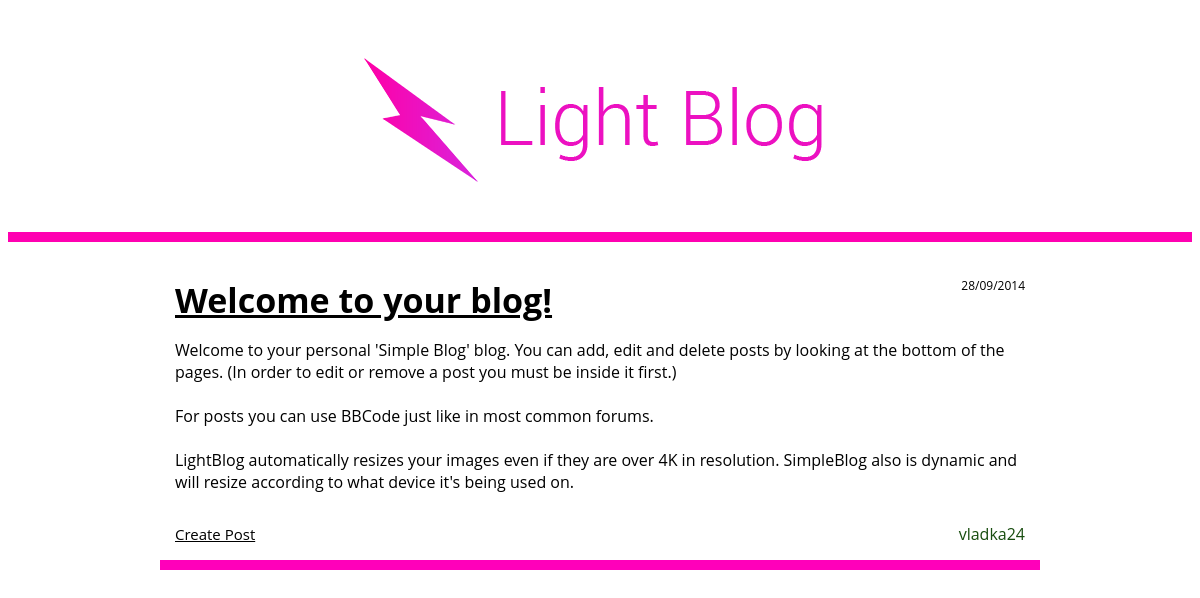
The page / on the database its author committed.
### tables this page shows
CREATE TABLE IF NOT EXISTS `posts` (
`id` int(11) NOT NULL,
  `title` text NOT NULL,
  `content` text NOT NULL,
  `postdate` text NOT NULL,
  `author` text NOT NULL
);

### assets/config/get.php (the view, shortened to what this page needs)
<?php
require_once('nbbc.php');
class get{
	function getPosts(){
		try {
			$config = new CConfig();
			$bb = new bbcode();
			$conn = new PDO('mysql:host=' . $config::$DBServer . ';dbname=' . $config::$DBName . ';charset=utf8', $config::$DBUser, $config::$DBPass);
			$stmt = $conn->query('SELECT * FROM posts ORDER by id DESC');
			while($row = $stmt->fetch(PDO::FETCH_ASSOC)) {
				echo '<div class="postBox">
					<div class="postHeader">
						<a class="postTitle" href=' . 'viewpost.php?id=' . $row['id'] . '>' . $row['title'] . '</a>
						<span class="postDate">' . $row['postdate'] . '</span>
					</div>
					<div class="postContent"><p>' . nl2br($bb->Parse($row['content'])) . '</p></div>
					<div class="postFooter">
						<a href="createpost.php"><span class="editPostButton">Create Post</span></a>
						<span class="postAuthor">' . $row['author'] . '</span>
					</div>
				</div>';
			}
		} catch(PDOException $ex) {
			echo "An error occurred!";
		}
	}
}
?>

### index.php (shortened to what this page needs)
<?php
require_once('assets/config/config.php');
require_once('assets/config/get.php');
$config = new CConfig();
$get = new get();
?>
<!DOCTYPE html>
<html lang="en">
<head>
	<link href=<?php echo '"' . $config::$baseurl . 'assets/themes/' . $config::$theme . '/style.css' . '"'; ?> rel="stylesheet" media="screen">
</head>
<body>
	<div class="header">
		<a href=<?php echo '"' . $config::$baseurl . '"'; ?> >
			<img class="logo" src=<?php echo '"' . $config::$baseurl . 'assets/themes/' . $config::$theme . '/images/logo.png' . '"'; ?> >
		</a>
	</div>
	<div class="content">
		<?php $get->getPosts(); ?>
		<br>
	</div>
</body>
</html>

### assets/config/nbbc.php (shortened to what this page needs)
<?php
class BBCodeLexer {
var $token;
var $state;
var $input;
var $ptr;
var $unget;
var $verbatim;
function BBCodeLexer($string, $tagmarker = '[') {
$regex_beginmarkers = Array( '[' => '\[', '<' => '<', '{' => '\{', '(' => '\(' );
$regex_endmarkers = Array( '[' => '\]', '<' => '>', '{' => '\}', '(' => '\)' );
$endmarkers = Array( '[' => ']', '<' => '>', '{' => '}', '(' => ')' );
$e = $regex_endmarkers[$tagmarker];
$b = $regex_beginmarkers[$tagmarker];
$this->pat_main = "/( "
. "{$b}"
. "(?! -- | ' | !-- | {$b}{$b} )"
. "(?: [^\\n\\r{$b}{$e}] | \\\" [^\\\"\\n\\r]* \\\" | \\' [^\\'\\n\\r]* \\' )*"
. "{$e}"
. "| {$b}{$b} (?: [^{$e}\\r\\n] | {$e}[^{$e}\\r\\n] )* {$e}{$e}"
. "| {$b} (?: -- | ' ) (?: [^{$e}\\n\\r]* ) {$e}"
. "| {$b}!-- (?: [^-] | -[^-] | --[^{$e}] )* --{$e}"
. "| -----+"
. "| \\x0D\\x0A | \\x0A\\x0D | \\x0D | \\x0A"
. "| [\\x00-\\x09\\x0B-\\x0C\\x0E-\\x20]+(?=[\\x0D\\x0A{$b}]|-----|$)"
. "| (?<=[\\x0D\\x0A{$e}]|-----|^)[\\x00-\\x09\\x0B-\\x0C\\x0E-\\x20]+"
. " )/Dx";
$this->input = preg_split($this->pat_main, $string, -1, PREG_SPLIT_DELIM_CAPTURE);
$this->ptr = 0;
$this->unget = false;
$this->state = BBCODE_LEXSTATE_TEXT;
$this->verbatim = false;
$this->token = BBCODE_EOI;
}
function NextToken() {
if ($this->unget) {
$this->unget = false;
return $this->token;
}
while (true) {
if ($this->ptr >= count($this->input)) {
return $this->token = BBCODE_EOI;
}
$this->text = preg_replace("/[\\x00-\\x08\\x0B-\\x0C\\x0E-\\x1F]/", "",
$this->input[$this->ptr++]);
if ($this->verbatim) {
$this->tag = false;
if ($this->state == BBCODE_LEXSTATE_TEXT) {
$this->state = BBCODE_LEXSTATE_TAG;
$token_type = BBCODE_TEXT;
}
else {
$this->state = BBCODE_LEXSTATE_TEXT;
switch (ord(substr($this->text, 0, 1))) {
case 10:
case 13:
$token_type = BBCODE_NL;
break;
default:
$token_type = BBCODE_WS;
break;
case 45:
case 40:
case 60:
case 91:
case 123:
$token_type = BBCODE_TEXT;
break;
}
}
if (strlen($this->text) > 0)
return $this->token = $token_type;
}
else if ($this->state == BBCODE_LEXSTATE_TEXT) {
$this->state = BBCODE_LEXSTATE_TAG;
if (strlen($this->text) > 0)
return $this->token = BBCODE_TEXT;
}
else {
switch (ord(substr($this->text, 0, 1))) {
case 10:
case 13:
$this->state = BBCODE_LEXSTATE_TEXT;
return $this->token = BBCODE_NL;
default:
$this->state = BBCODE_LEXSTATE_TEXT;
return $this->token = BBCODE_WS;
}
}
}
}
function UngetToken() {
if ($this->token !== BBCODE_EOI)
$this->unget = true;
}
}
class BBCode {
var $current_class;
var $root_class;
var $allow_ampersand;
var $tag_marker;
var $ignore_newlines;
var $plain_mode;
var $detect_urls;
var $output_limit;
var $smileys;
var $smiley_regex;
var $enable_smileys;
var $debug;
function BBCode() {
$this->defaults = new BBCodeLibrary;
$this->smileys = $this->defaults->default_smileys;
$this->enable_smileys = true;
$this->smiley_regex = false;
$this->pre_trim = "";
$this->root_class = 'block';
$this->tag_marker = '[';
$this->current_class = $this->root_class;
$this->debug = false;
$this->ignore_newlines = false;
$this->output_limit = 0;
$this->plain_mode = false;
$this->detect_urls = false;
}
function GetDefaultWikiURL() { return '/?page='; }
function GetDefaultLocalImgDir() { return "img"; }
function GetDefaultLocalImgURL() { return "img"; }
function GetDefaultRuleHTML() { return "\n<hr class=\"bbcode_rule\" />\n"; }
function GetDefaultSmileyDir() { return "smileys"; }
function GetDefaultSmileyURL() { return "smileys"; }
function HTMLEncode($string) {
if (!$this->allow_ampersand)
return htmlspecialchars($string);
else return str_replace(Array('<', '>', '"'),
Array('&lt;', '&gt;', '&quot;'), $string);
}
function FixupOutput($string) {
if (!$this->detect_urls) {
$output = $this->Internal_ProcessSmileys($string);
}
return $output;
}
function Internal_ProcessSmileys($string) {
if (!$this->enable_smileys || $this->plain_mode) {
$output = $this->HTMLEncode($string);
}
else {
$tokens = preg_split($this->smiley_regex, $string, -1, PREG_SPLIT_DELIM_CAPTURE);
if (count($tokens) <= 1) {
$output = $this->HTMLEncode($string);
}
}
return $output;
}
function Internal_RebuildSmileys() {
$regex = Array("/(?<![\\w])(");
$first = true;
foreach ($this->smileys as $code => $filename) {
if (!$first) $regex[] = "|";
$regex[] = preg_quote("$code", '/');
$first = false;
}
$regex[] = ")(?![\\w])/";
$this->smiley_regex = implode("", $regex);
}
function Internal_CollectTextReverse($array, $start = 0, $end = 0) {
for ($start = intval($start); $start >= $end; $start--)
print $array[$start][BBCODE_STACK_TEXT];
$output = ob_get_contents();
return $output;
}
function Internal_GenerateOutput($pos) {
$output = Array();
while (count($this->stack) > $pos) {
$token = array_pop($this->stack);
if ($token[BBCODE_STACK_TOKEN] != BBCODE_TAG) {
$output[] = $token;
}
}
return $output;
}
function Internal_ComputeCurrentClass() {
if (count($this->stack) > 0)
$this->current_class = $this->stack[count($this->stack)-1][BBCODE_STACK_CLASS];
else $this->current_class = $this->root_class;
}
function Internal_CleanupWSByPoppingStack($pattern, &$array) {
$oldlen = count($array);
}
function Internal_CleanupWSByEatingInput($pattern) {
foreach (str_split($pattern) as $char) {
switch ($char) {
case 's':
$token_type = $this->lexer->NextToken();
$this->lexer->UngetToken();
break;
}
}
}
function Parse($string) {
$this->lexer = new BBCodeLexer($string, $this->tag_marker);
$this->lexer->debug = $this->debug;
$old_output_limit = $this->output_limit;
$this->stack = Array();
$this->text_length = 0;
$newline = $this->plain_mode ? "\n" : "<br />\n";
while (true) {
if (($token_type = $this->lexer->NextToken()) == BBCODE_EOI) {
break;
}
switch ($token_type) {
case BBCODE_TEXT:
$this->text_length += strlen($this->lexer->text);
$this->stack[] = Array(
BBCODE_STACK_TOKEN => BBCODE_TEXT,
BBCODE_STACK_TEXT => $this->FixupOutput($this->lexer->text),
BBCODE_STACK_TAG => false,
BBCODE_STACK_CLASS => $this->current_class,
);
break;
case BBCODE_WS:
$this->text_length += strlen($this->lexer->text);
$this->stack[] = Array(
BBCODE_STACK_TOKEN => BBCODE_WS,
BBCODE_STACK_TEXT => $this->lexer->text,
BBCODE_STACK_TAG => false,
BBCODE_STACK_CLASS => $this->current_class,
);
break;
case BBCODE_NL:
if ($this->ignore_newlines) {
if ($this->output_limit > 0
&& $this->text_length + 1 >= $this->output_limit) {
$this->Internal_DoLimit();
break 2;
}
$this->text_length += 1;
$this->stack[] = Array(
BBCODE_STACK_TOKEN => BBCODE_WS,
BBCODE_STACK_TEXT => "\n",
BBCODE_STACK_TAG => false,
BBCODE_STACK_CLASS => $this->current_class,
);
}
else {
$this->Internal_CleanupWSByPoppingStack("s", $this->stack);
$this->text_length += 1;
$this->stack[] = Array(
BBCODE_STACK_TOKEN => BBCODE_NL,
BBCODE_STACK_TEXT => $newline,
BBCODE_STACK_TAG => false,
BBCODE_STACK_CLASS => $this->current_class,
);
}
break;
}
}
$result = $this->Internal_GenerateOutput(0);
$result = $this->Internal_CollectTextReverse($result, count($result) - 1);
$this->output_limit = $old_output_limit;
return $result;
}
}

### assets/themes/default/style.css (style rules this page uses)
body { font-family: 'Open Sans',sans-serif; text-shadow: rgba(0,0,0,.01) 0 0 1px; background-color:white; }
a { color: #000; }
.editPostButton { color: block; float: left; text-decoration: underline; font-size: 15px; margin-right: 7px; margin-top: 1.2px; font-weight:400; }
.header { padding-top: 50px; padding-bottom: 50px; background-position: center; background-attachment: fixed; border-bottom: 10px solid #ff00b1; background-color:white; background-position: center top; background-attachment: fixed; background-repeat: no-repeat; }
.logo { width: auto; height: auto; max-width: 100%; max-height: 150px; display: block; margin: 0 auto; }
.content { width: 100%; }
.postBox { background-color: white; border-bottom: 10px solid #ff00ba; padding: 15px; max-width: 850px; margin: 20px auto 20px auto; }
.postHeader { overflow: hidden; }
.postTitle { font-weight: bolder; font-size: 34px; color: black; text-decoration: none; float: left; text-decoration:underline; }
.postDate { font-size: 12px; color: black; float: right; }
.postContent { color: black; }
.postFooter { color: #184D0F; overflow: hidden; margin-top:30px; }
.postAuthor { color: #184D0F; float: right; }

### rows shown on the page
posts: title "Welcome to your blog!", postdate "28/09/2014", start "Welcome to your personal 'Simple Blog' blog. You can add, edit and delete posts by looking at the bottom of the pages. (In order to edit or remove a post you must be inside it first.)", start "For posts you can use BBCode just like in most common forums.", start "LightBlog automatically resizes your images even if they are over 4K in resolution. SimpleBlog also is dynamic and will resize according to what device it's being used on.", author "vladka24"
